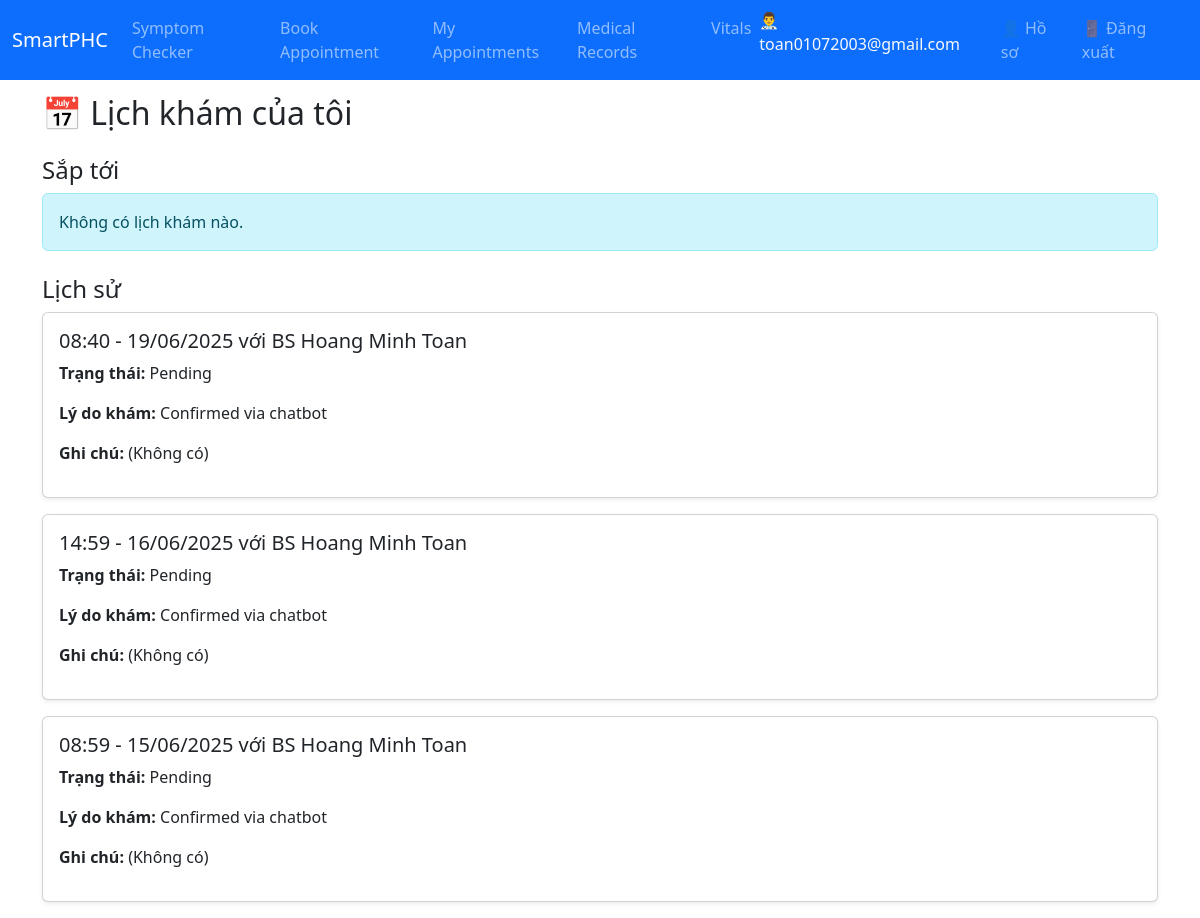
Before: /doctor/my/ (signed in) with the older database file.
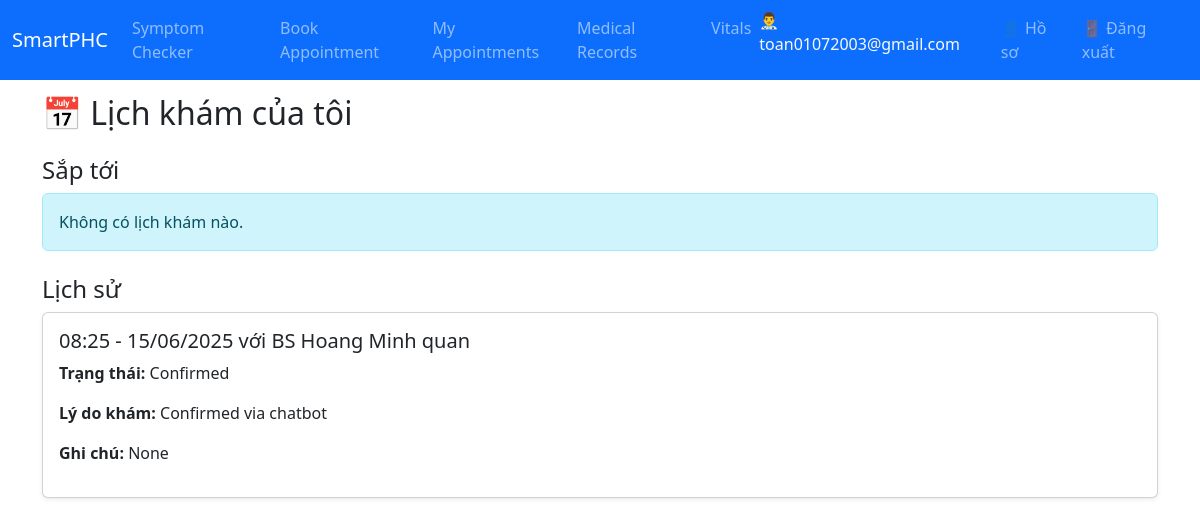
After: the same page with the newer database file.
### auth_service/models.py (models this page shows, shortened)
class User(AbstractBaseUser, PermissionsMixin):
    ROLE_CHOICES = [
        ('patient', 'Patient'),
        ('doctor', 'Doctor'),
        ('nurse', 'Nurse'),
        ('admin', 'Admin'),
        ('lab_staff', 'Lab Staff'),
        ('pharmacist', 'Pharmacist'),
    ]
    STATUS_CHOICES = [
        ('pending', 'Pending'),
        ('approved', 'Approved'),
        ('rejected', 'Rejected'),
    ]
    id = models.UUIDField(primary_key=True, default=uuid.uuid4, editable=False)
    email = models.EmailField(unique=True)
    role = models.CharField(max_length=20, choices=ROLE_CHOICES)
    status = models.CharField(max_length=20, choices=STATUS_CHOICES, default='pending')
    created_at = models.DateTimeField(auto_now_add=True)
    last_login = models.DateTimeField(auto_now=True)
    is_staff = models.BooleanField(default=False)
    is_superuser = models.BooleanField(default=False)
    USERNAME_FIELD = 'email'
    REQUIRED_FIELDS = []
    objects = UserManager()

### appointment/models.py (models this page shows)
class Appointment(models.Model):
    STATUS_CHOICES = [
        ('pending', 'Pending'),
        ('confirmed', 'Confirmed'),
        ('completed', 'Completed'),
        ('cancelled', 'Cancelled'),
    ]
    id = models.UUIDField(primary_key=True, default=uuid.uuid4, editable=False)
    patient = models.ForeignKey(settings.AUTH_USER_MODEL, on_delete=models.CASCADE, related_name='appointments_as_patient')
    doctor = models.ForeignKey(settings.AUTH_USER_MODEL, on_delete=models.CASCADE, related_name='appointments_as_doctor')
    date_time = models.DateTimeField()
    reason = models.TextField()
    notes = models.TextField(blank=True, null=True)
    status = models.CharField(max_length=20, choices=STATUS_CHOICES, default='pending')

### user_profile/models.py (models this page shows)
class UserProfile(models.Model):
    GENDER_CHOICES = [
        ('male', 'Male'),
        ('female', 'Female'),
        ('other', 'Other'),
    ]
    user = models.OneToOneField(settings.AUTH_USER_MODEL, on_delete=models.CASCADE)
    full_name = models.CharField(max_length=100)
    date_of_birth = models.DateField()
    gender = models.CharField(max_length=10, choices=GENDER_CHOICES)
    phone_number = models.CharField(max_length=20)
    address = models.TextField()
    profile_photo = models.URLField(blank=True, null=True)

### appointment/views.py (the view)
# urls.py: path('my/', patient_schedule_view, name='patient-schedule'),
@login_required
def patient_schedule_view(request):
    if request.user.role != "patient":
        messages.error(request, "Bạn không có quyền truy cập.")
        return redirect("home")
    upcoming = (
        Appointment.objects.filter(patient=request.user, date_time__gte=timezone.now())
        .order_by("date_time")
        .select_related("doctor")
    )
    history = (
        Appointment.objects.filter(patient=request.user, date_time__lt=timezone.now())
        .order_by("-date_time")
        .select_related("doctor")
    )
    for appt in list(upcoming) + list(history):
        appt.doctor_profile = UserProfile.objects.filter(user=appt.doctor).first()
    return render(
        request,
        "patient_schedule.html",
        {
            "upcoming": upcoming,
            "history": history,
        },
    )

### appointment/templates/patient_schedule.html
{% extends "base.html" %}
{% block content %}
<h2 class="mb-4">📅 Lịch khám của tôi</h2>
<h4>Sắp tới</h4>
{% for a in upcoming %}
  <div class="card mb-3 p-3 shadow-sm">
    <h5>{{ a.date_time|date:"H:i - d/m/Y" }} với BS {{ a.doctor_profile.full_name }}</h5>
    <p><strong>Trạng thái:</strong> {{ a.get_status_display }}</p>
    <p><strong>Lý do khám:</strong> {{ a.reason }}</p>
    <p><strong>Ghi chú:</strong> {{ a.notes|default:"(Không có)" }}</p>
    <form method="post" action="{% url 'cancel-appointment' a.id %}">
      {% csrf_token %}
      <button type="submit" class="btn btn-danger btn-sm mt-2">Huỷ lịch</button>
    </form>
  </div>
{% empty %}
  <div class="alert alert-info">Không có lịch khám nào.</div>
{% endfor %}
<h4 class="mt-4">Lịch sử</h4>
{% for a in history %}
  <div class="card mb-3 p-3 shadow-sm">
    <h5>{{ a.date_time|date:"H:i - d/m/Y" }} với BS {{ a.doctor_profile.full_name }}</h5>
    <p><strong>Trạng thái:</strong> {{ a.get_status_display }}</p>
    <p><strong>Lý do khám:</strong> {{ a.reason }}</p>
    <p><strong>Ghi chú:</strong> {{ a.notes|default:"(Không có)" }}</p>
  </div>
{% empty %}
  <div class="alert alert-info">Không có lịch sử.</div>
{% endfor %}
{% endblock %}

### appointment/templates/base.html (shortened to what this page needs)
<!DOCTYPE html>
<html lang="vi">
<head>
  <link href="https://cdn.jsdelivr.net/npm/bootstrap@5.3.0/dist/css/bootstrap.min.css" rel="stylesheet">
</head>
<body>
  <nav class="navbar navbar-expand-lg navbar-dark bg-primary fixed-top">
    <div class="container-fluid">
      <a class="navbar-brand" href="#">SmartPHC</a>
      <div class="collapse navbar-collapse" id="navbarNav">
        <ul class="navbar-nav me-auto mb-2 mb-lg-0">
          {% if request.user.role == "doctor" %}
          <li class="nav-item">
            <a class="nav-link" href="{% url 'doctor-schedule' %}">📅 Lịch khám</a>
          </li>
          <li class="nav-item">
            <a class="nav-link" href="{% url 'search-medical-history' %}">Tra cứu hồ sơ</a>
          </li>
          {% elif request.user.role == "nurse" %}
          <li class="nav-item">
            <a class="nav-link" href="{% url 'nurse-patient-list' %}">Patients</a>
          </li>
          {% else %}
          <li class="nav-item">
            <a class="nav-link" href="/api/chatbot/chat/">Symptom Checker</a>
          </li>
          <li class="nav-item">
            <a class="nav-link" href="/api/chatbot/appointment/">Book Appointment</a>
          </li>
          <li class="nav-item">
            <a class="nav-link" href="{% url 'patient-schedule' %}">My Appointments</a>
          </li>
          <li class="nav-item">
            <a class="nav-link" href="{% url 'my-medical-history' %}">Medical Records</a>
          </li>
          <li class="nav-item">
            <a class="nav-link" href="{% url 'my-vitals' %}">Vitals</a>
          </li>
          {% endif %}
        </ul>
        <ul class="navbar-nav ms-auto">
          <li class="nav-item">
            <span class="navbar-text text-light me-3">👨‍⚕️ {{ request.user.email }}</span>
          </li>
          <li class="nav-item">
            <a class="nav-link" href="/auth/profile/">👤 Hồ sơ</a>
          </li>
          <li class="nav-item">
            <a class="nav-link" href="{% url 'logout' %}">🚪 Đăng xuất</a>
          </li>
        </ul>
      </div>
    </div>
  </nav>
  <div class="container mt-4">
    {% block content %}{% endblock %}
  </div>
</body>
</html>

### appointment/templates/base.html (style rules this page uses)
body { padding-top: 70px; }

Changed rows visible on the page:
removed Appointment: date_time "08:40 - 19/06/2025", doctor_profile.full_name "Hoang Minh Toan", status "Pending", reason "Confirmed via chatbot", notes "(Không có)"
removed Appointment: date_time "14:59 - 16/06/2025", doctor_profile.full_name "Hoang Minh Toan", status "Pending", reason "Confirmed via chatbot", notes "(Không có)"
removed Appointment: date_time "08:59 - 15/06/2025", doctor_profile.full_name "Hoang Minh Toan", status "Pending", reason "Confirmed via chatbot", notes "(Không có)"
added Appointment: date_time "08:25 - 15/06/2025", doctor_profile.full_name "Hoang Minh quan", status "Confirmed", reason "Confirmed via chatbot", notes "None"
